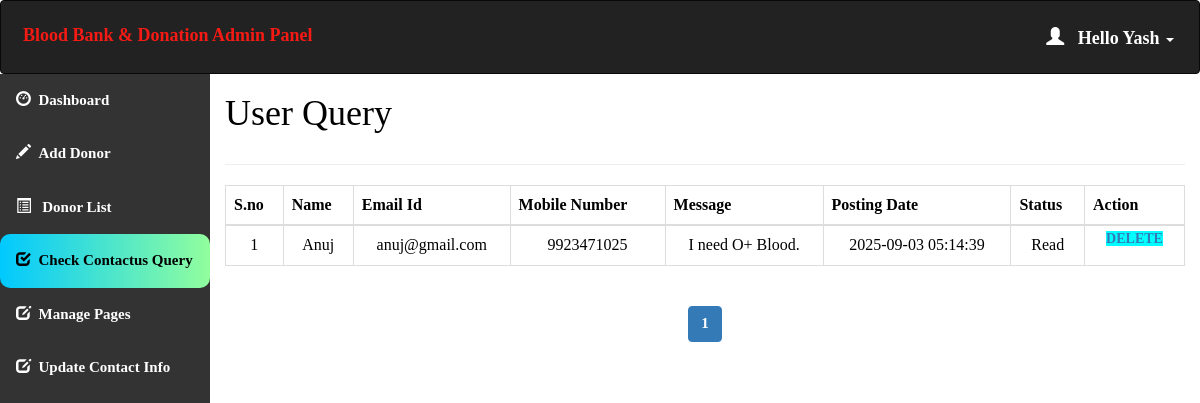
Page /admin/query.php (signed in) on the committed database.
### tables this page shows
create table contact_query(
query_id int auto_increment Not Null,
query_name varchar(100) NOT NULL,
query_mail varchar(120) NOT NULL,
query_number char(11) NOT NULL,
query_message longtext NOT NULL,
query_date timestamp NOT NULL DEFAULT CURRENT_TIMESTAMP,
query_status int(11) DEFAULT NULL,
Primary key(query_id)
);

### admin/query.php (the view, shortened to what this page needs)
<?php
include 'conn.php';
if (isset($_SESSION['loggedin']) && $_SESSION['loggedin'] == true) {
?>
<html>
<head>
  <link rel="stylesheet" href="https://maxcdn.bootstrapcdn.com/bootstrap/3.4.1/css/bootstrap.min.css">
</head>
<body style="color:black">
  <div id="header">
    <?php include 'header.php'; ?>
  </div>
  <div id="sidebar">
    <?php $active="query"; include 'sidebar.php'; ?>
  </div>
  <div id="content">
    <div class="content-wrapper">
      <div class="container-fluid">
        <div class="row">
          <div class="col-md-12 lg-12 sm-12">
            <h1 class="page-title">User Query</h1>
          </div>
        </div>
        <hr>
        <?php
        $limit = 10;
        $page = isset($_GET['page']) ? $_GET['page'] : 1;
        $offset = ($page - 1) * $limit;
        $count = $offset + 1;
        $sql = "SELECT * FROM contact_query LIMIT {$offset}, {$limit}";
        $result = mysqli_query($conn, $sql);
        if (mysqli_num_rows($result) > 0) {
        ?>
        <div class="table-responsive">
          <table class="table table-bordered" style="text-align:center">
            <thead>
              <th>S.no</th>
              <th>Name</th>
              <th>Email Id</th>
              <th>Mobile Number</th>
              <th>Message</th>
              <th>Posting Date</th>
              <th>Status</th>
              <th>Action</th>
            </thead>
            <tbody>
              <?php while ($row = mysqli_fetch_assoc($result)) { ?>
              <tr>
                <td><?php echo $count++; ?></td>
                <td><?php echo $row['query_name']; ?></td>
                <td><?php echo $row['query_mail']; ?></td>
                <td><?php echo $row['query_number']; ?></td>
                <td><?php echo $row['query_message']; ?></td>
                <td><?php echo $row['query_date']; ?></td>
                <td>
                  <?php if ($row['query_status'] == 1) { ?>
                    Read
                  <?php } else { ?>
                    <a href="#" onclick="markAsRead(<?php echo $row['query_id']; ?>)"><b>Pending</b></a>
                  <?php } ?>
                </td>
                <td id="he" style="width:100px">
                  <a style="background-color:aqua" href='delete_query.php?id=<?php echo $row['query_id']; ?>'>Delete</a>
                </td>
              </tr>
              <?php } ?>
            </tbody>
          </table>
        </div>
        <?php } ?>
        <div class="table-responsive" style="text-align:center;">
          <?php
          $sql1 = "SELECT * FROM contact_query";
          $result1 = mysqli_query($conn, $sql1);
          if (mysqli_num_rows($result1) > 0) {
            $total_records = mysqli_num_rows($result1);
            $total_page = ceil($total_records / $limit);
            echo '<ul class="pagination admin-pagination">';
            for ($i = 1; $i <= $total_page; $i++) {
              echo '<li class="' . ($i == $page ? "active" : "") . '"><a href="query.php?page=' . $i . '">' . $i . '</a></li>';
            }
            echo '</ul>';
          }
          ?>
        </div>
      </div>
    </div>
  </div>
  <?php } ?>
</body>
</html>

### admin/header.php (shortened to what this page needs)
<!DOCTYPE html>
<html>
<head>
  <link rel="stylesheet" href="https://maxcdn.bootstrapcdn.com/bootstrap/3.4.1/css/bootstrap.min.css">
</head>
<body>
<nav class="navbar navbar-inverse">
  <div class="container-fluid">
    <div class="navbar-header">
      <a class="navbar-brand" id="qq" href="dashboard.php" style="color:#F51A14;">Blood Bank & Donation Admin Panel</a>
    </div>
    <ul class="nav navbar-nav navbar-right">
      <li class="dropdown"><a class="dropdown-toggle" id="qw" data-toggle="dropdown" href="#" style="font-weight:bold;color:white "> <span class="glyphicon glyphicon-user"></span>&nbsp&nbsp
        <?php
        include 'conn.php';
        $username=$_SESSION['username'];
        $sql="select * from admin_info where admin_username='$username'";
        $result=mysqli_query($conn,$sql) or die("query failed.");
        $row=mysqli_fetch_assoc($result);
        echo "Hello ".$row['admin_name'];
       ?>
       <span class="caret"></span></a>
    </li>
    </ul>
  </div>
</nav>
</body></html>

### admin/query.php (style rules this page uses)
#sidebar { position: relative; margin-top: -20px; }
#content { position: relative; margin-left: 210px; }
#he { font-size: 14px; font-weight: 600; text-transform: uppercase; padding: 3px 7px; color: #fff; text-decoration: none; border-radius: 3px; align-items: center; }

### admin/header.php (style rules this page uses)
.navbar { background-color: #333333 ; padding: 10px 10px; color:#FF0404 ; }
.navbar a { float: left; color: white; text-align: center; padding: 12px; text-decoration: none; font-size: 18px; line-height: 25px; }
.navbar-brand { font-size: 25px; font-weight: bold; }
.navbar a { float: none; display: block; text-align: left; }
.navbar-right { float: none; }

### admin/sidebar.php (style rules this page uses)
body { margin: 0; font-family: 'Averia Gruesa Libre';font-size: 15px; color:#F8F9F9; }

### rows in the picture
contact_query: query_name "Anuj", query_mail "anuj@gmail.com", query_number "9923471025", query_message "I need O+ Blood.", query_date "2025-09-03 05:14:39", query_status "Read"

### other values in the picture
$row['admin_name'] "Yash"
